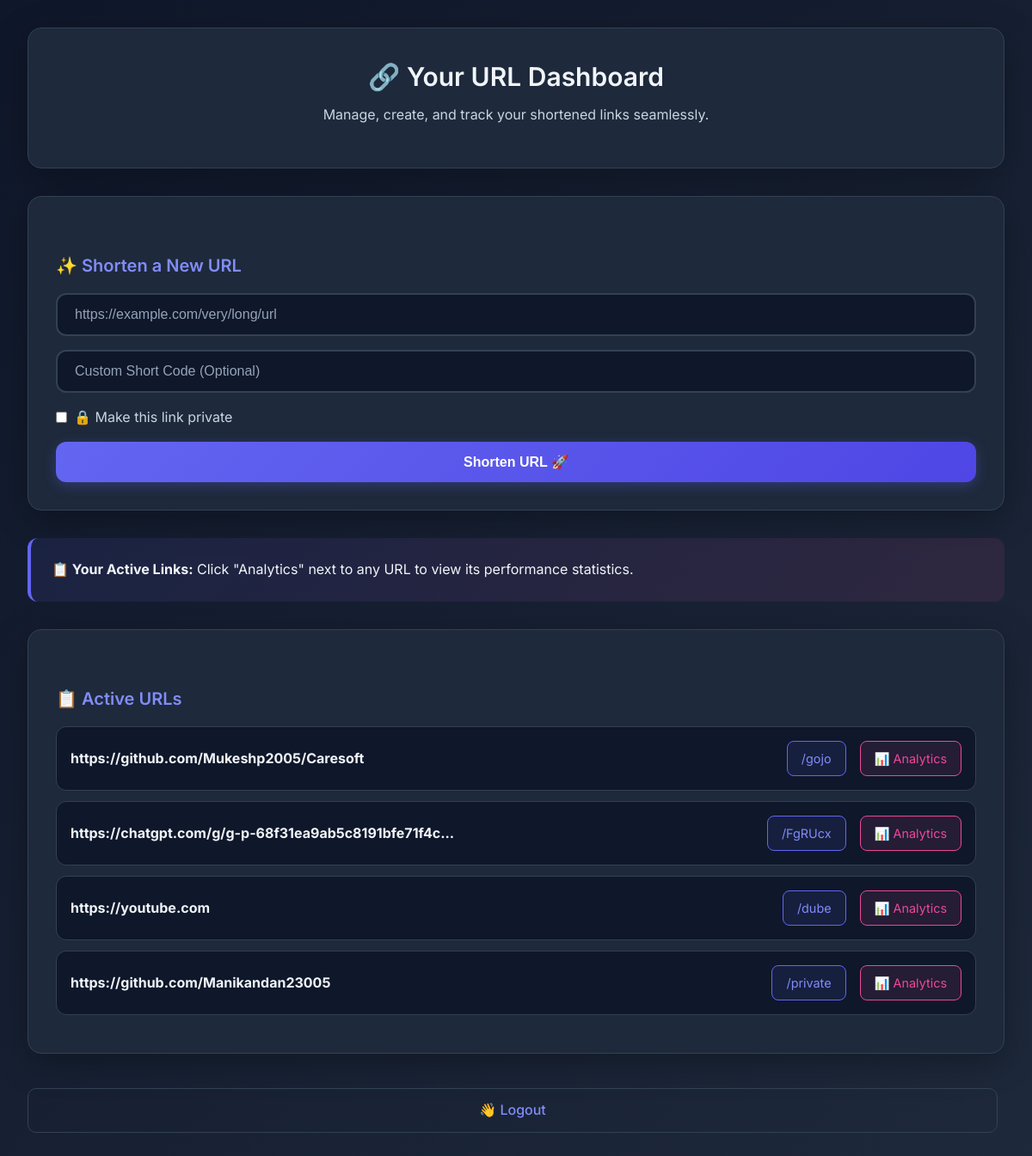
/url_dashboard (signed in), run on the app's committed database.
### app/models.py (models this page shows, shortened)
class URLMapping(db.Model):
    __tablename__ = 'URLMapping'
    id = db.Column(db.Integer, primary_key=True)
    original_url = db.Column(db.Text, nullable=False)
    short_code = db.Column(db.String(10), unique=True, nullable=False)
    user_id = db.Column(db.Integer, db.ForeignKey('users.id'), nullable=False)
    created_at = db.Column(db.DateTime, server_default=db.func.now())
    expires_at = db.Column(db.DateTime, nullable=True)
    is_active = db.Column(db.Boolean, default=True)
    max_clicks = db.Column(db.Integer, nullable=True)
    redirect_type = db.Column(db.Integer, default=302)
    is_private = db.Column(db.Boolean, default=False)

### app/route.py (the view)
    @app.route('/url_dashboard')
    @login_required
    def url_dashboard():
        url_mappings = URLMapping.query.filter_by(user_id=current_user.id).all()
        return render_template('URL_Dashboard.html', url_mappings=url_mappings)

### app/__init__.py (called while the page is built)
def create_app():
    app = Flask(__name__,template_folder='templates', static_folder='static')
    app.config['SECRET_KEY'] = os.environ.get('SECRET_KEY', 'dev-secret-key-change-in-production')
    app.config['SQLALCHEMY_DATABASE_URI'] = 'sqlite:///./site.db'
    limiter = Limiter(
        key_func=get_remote_address,
        default_limits=["200 per day", "50 per hour"],
        storage_uri="memory://"
    )
    limiter.init_app(app)
    db.init_app(app)
    login_manager = LoginManager()
    login_manager.init_app(app)
    bcrypt = Bcrypt(app)
    from app.models import User
    @login_manager.user_loader
    def load_user(id):
        return User.query.get(int(id))
    from app.route import register_routes
    register_routes(app, db, bcrypt, limiter)
    migrate=Migrate(app, db)
    return app

### app/templates/URL_Dashboard.html (shortened to what this page needs)
{% extends 'base.html' %}
{% block content %}
<div class="analytics-header">
    <h2>🔗 Your URL Dashboard</h2>
    <p>Manage, create, and track your shortened links seamlessly.</p>
</div>
<form method="POST" action="{{ url_for('shorten_url') }}" class="dashboard-form">
    <h3>✨ Shorten a New URL</h3>
    <input type="url" name="original_url" placeholder="https://example.com/very/long/url" required>
    <input type="text" name="custom_code" placeholder="Custom Short Code (Optional)">
    <label class="checkbox-label"
        style="display: flex; align-items: center; gap: 8px; margin-bottom: 1rem; color: var(--text-secondary);">
        <input type="checkbox" name="is_private" style="width: auto;"> 🔒 Make this link private
    </label>
    <button type="submit">Shorten URL 🚀</button>
</form>
<div class="info-banner">
    <p><strong>📋 Your Active Links:</strong> Click "Analytics" next to any URL to view its performance statistics.</p>
</div>
<ul>
    <h3>📋 Active URLs</h3>
    {% for url in url_mappings %}
    <li>
        <div style="flex: 1; min-width: 250px;">
            <strong style="color: var(--text-primary);">{{ url.original_url[:50] }}{% if url.original_url|length > 50
                %}...{% endif %}</strong>
        </div>
        <div style="display: flex; gap: 1rem; align-items: center;">
            <a href="{{ url_for('redirect_short_url', short_code=url.short_code) }}" target="_blank"
                style="background: rgba(99, 102, 241, 0.1); border: 1px solid var(--primary-color);">
                /{{ url.short_code }}
            </a>
            <a href="{{ url_for('analytics', short_code=url.short_code) }}"
                style="background: rgba(236, 72, 153, 0.1); border: 1px solid var(--secondary-color); color: var(--secondary-color);">
                📊 Analytics
            </a>
        </div>
    </li>
    {% else %}
    <li style="justify-content: center; color: var(--text-muted);">No URLs shortened yet. Create your first one above!
    </li>
    {% endfor %}
</ul>
<div class="quick-actions">
    <a href="{{ url_for('logout') }}" class="action-btn"
        style="background: transparent; border-color: var(--border);">👋 Logout</a>
</div>
{% endblock %}

### data on the page
URLMapping: original_url "https://github.com/Mukeshp2005/Caresoft", short_code "gojo"
URLMapping: original_url "https://chatgpt.com/g/g-p-68f31ea9ab5c8191bfe71f4c", short_code "FgRUcx"
URLMapping: original_url "https://youtube.com", short_code "dube"
URLMapping: original_url "https://github.com/Manikandan23005", short_code "private"
